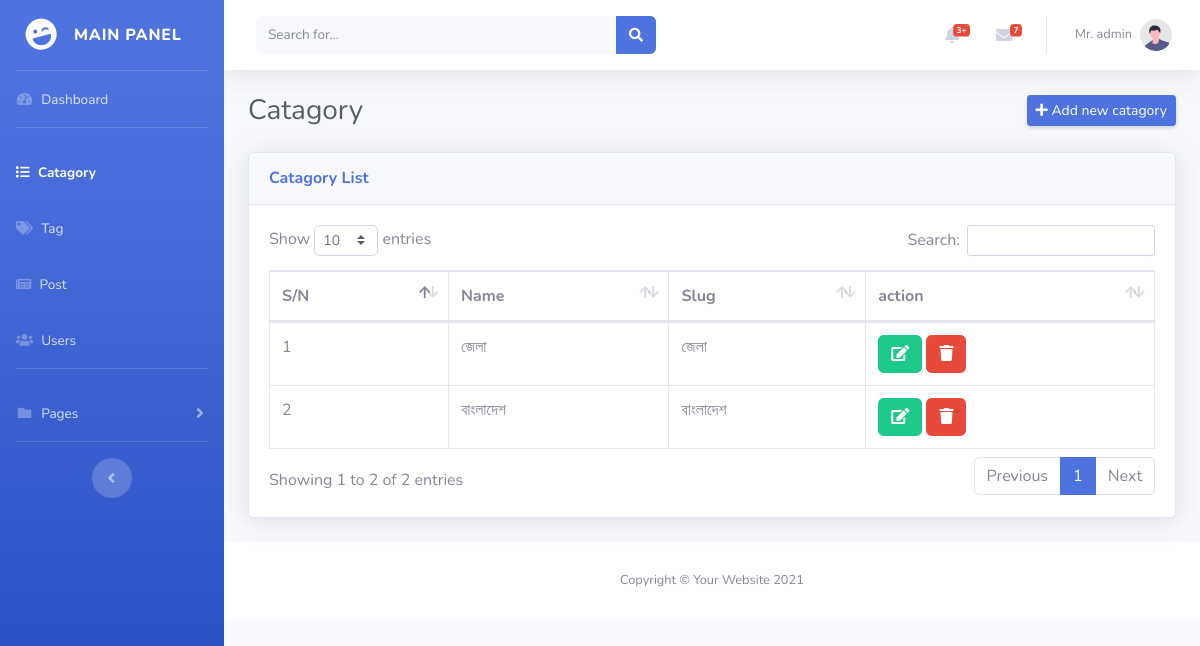
Before: /admin/catagory.php (signed in) with the older database file.
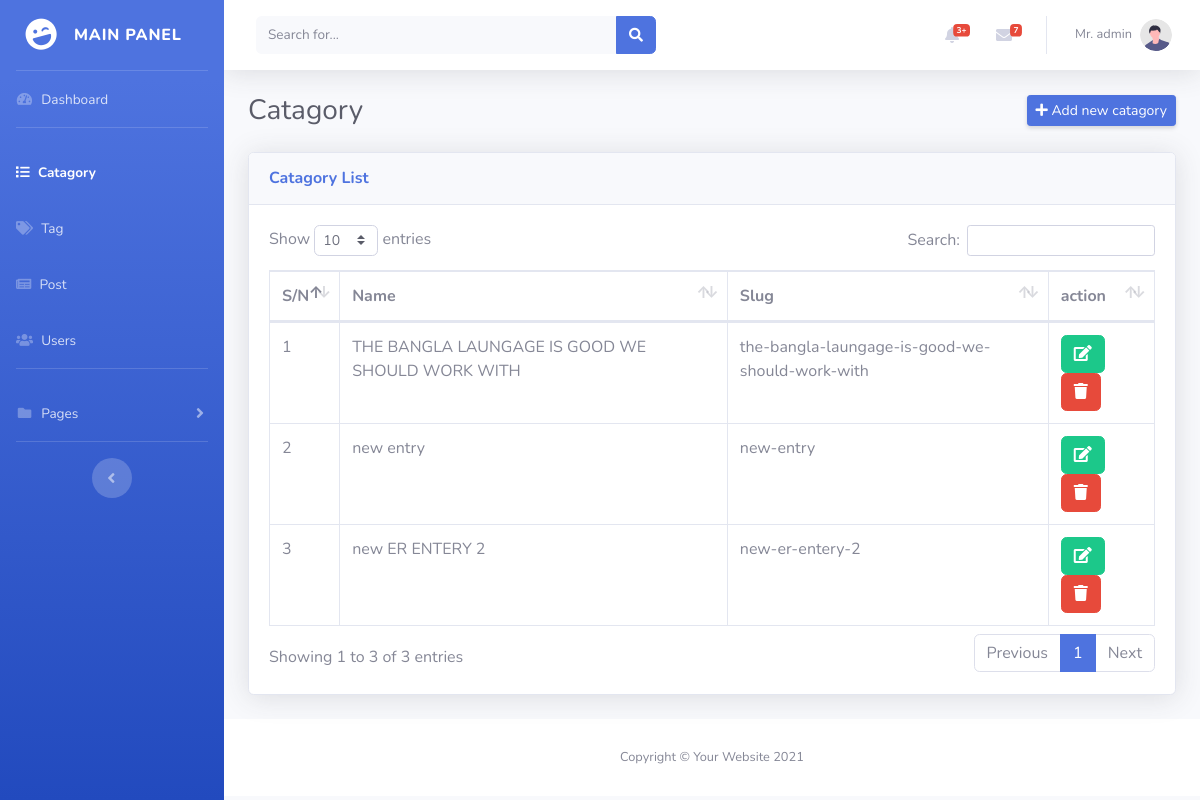
After: the same page with the newer database file.
### tables this page shows
CREATE TABLE `catagory` (
  `id` bigint NOT NULL,
  `name` varchar(255) NOT NULL,
  `slug` varchar(255) NOT NULL
);

### admin/catagory.php (the view, shortened to what this page needs)
<?php
$title = 'catagory';
include "layout/head.php";
?>
<div id="wrapper">
    <?php include "layout/sidebard.php"; ?>
    <div id="content-wrapper" class="d-flex flex-column">
        <div id="content">
            <?php include "layout/topbar.php"; ?>
            <div class="container-fluid">
                <div class="d-sm-flex align-items-center justify-content-between mb-4">
                    <h1 class="h3 mb-0 text-gray-800">Catagory</h1>
                    <a href="catagoryCreate.php" class="d-none d-sm-inline-block btn btn-sm btn-primary shadow-sm"><i class="fas fa-plus fa-md text-white"></i> Add new catagory</a>
                </div>
                <div class="card shadow mb-4">
                    <div class="card-header py-3">
                        <h6 class="m-0 font-weight-bold text-primary">Catagory List</h6>
                    </div>
                    <div class="card-body">
                        <div class="table-responsive">
                            <table class="table table-bordered" id="dataTable" width="100%" cellspacing="0">
                                <thead>
                                    <tr>
                                        <th>S/N</th>
                                        <th>Name</th>
                                        <th>Slug</th>
                                        <th>action</th>
                                    </tr>
                                </thead>
                                <tbody>
                                    <?php
                                    $sql = "SELECT * FROM catagory";
                                    $statement = $conn->query($sql);
                                    $catagories = $statement->fetchAll(PDO::FETCH_OBJ);
                                    if ($catagories) {
                                        foreach ($catagories as $key => $catagory) { ?>
                                            <tr>
                                                <td> <?php echo $key + 1; ?> </td>
                                                <td> <?php echo $catagory->name; ?> </td>
                                                <td> <?php echo $catagory->slug; ?> </td>
                                                <td>
                                                    <a href="catagoryEdit.php?id=<?php echo $catagory->id; ?>" class="btn btn-success">
                                                        <i class="fas fa-edit"></i>
                                                    </a>
                                                    <a href="catagoryDelete.php?id=<?php echo $catagory->id; ?>" onclick="return confirm('Are you sure to Delele?')" class="btn btn-danger">
                                                        <i class="fas fa-trash"></i>
                                                    </a>
                                                </td>
                                            </tr>
                                    <?php
                                        }
                                    }
                                    ?>
                                </tbody>
                            </table>
                        </div>
                    </div>
                </div>
            </div>
            <?php
            include "layout/footer.php";
            ?>

### admin/layout/head.php (shortened to what this page needs)
<!DOCTYPE html>
<html lang="en">
<head>
    <link href="vendor/fontawesome-free/css/all.min.css" rel="stylesheet" type="text/css">
    <link href="vendor/dropify/dist/css/dropify.min.css" rel="stylesheet">
    <link rel="stylesheet" href="vendor/summernote-0.8.18-dist/summernote.min.css">
    <link href="css/select/select2.min.css" rel="stylesheet">
    <link href="css/sb-admin-2.css" rel="stylesheet">
    <link href="vendor/datatables/dataTables.bootstrap4.min.css" rel="stylesheet">
</head>
<body id="page-top">

### admin/layout/sidebard.php (shortened to what this page needs)
<ul class="navbar-nav bg-gradient-primary sidebar sidebar-dark accordion" id="accordionSidebar">
    <a class="sidebar-brand d-flex align-items-center justify-content-center" href="dashboard.php">
        <div class="sidebar-brand-icon rotate-n-15">
            <i class="fas fa-laugh-wink"></i>
        </div>
        <div class="sidebar-brand-text mx-3">Main Panel</div>
    </a>
    <hr class="sidebar-divider my-0">
    <li class="nav-item <?php echo isset($title) && $title =='dashboard'?'active' : ''?>">
        <a class="nav-link" href="dashboard.php">
            <i class="fas fa-fw fa-tachometer-alt"></i>
            <span>Dashboard</span></a>
    </li>
    <hr class="sidebar-divider d-none d-md-block">
    <li class="nav-item <?php echo isset($title) && $title =='catagory'?'active' : ''?>">
        <a class="nav-link" href="catagory.php">
        <i class="fas fa-list"></i>
            <span>Catagory</span></a>
    </li>
    <li class="nav-item <?php echo isset($title) && $title =='tag'?'active' : ''?>">
        <a class="nav-link" href="tag.php">
        <i class="fas fa-tags"></i>
            <span>Tag</span></a>
    </li>
    <li class="nav-item <?php echo isset($title) && $title =='post'?'active' : ''?>">
        <a class="nav-link" href="post.php">
            <i class="fas fa-newspaper"></i>
            <span>Post</span></a>
    </li>
    <li class="nav-item <?php echo isset($title) && $title =='user'?'active' : ''?> ">
        <a class="nav-link" href="user_details.php">
        <i class="fas fa-users"></i>
            <span>Users</span></a>
    </li>
    <hr class="sidebar-divider d-none d-md-block">
    <li class="nav-item">
        <a class="nav-link collapsed" href="#" data-toggle="collapse" data-target="#collapsePages"
            aria-expanded="true" aria-controls="collapsePages">
            <i class="fas fa-fw fa-folder"></i>
            <span>Pages</span>
        </a>
    </li>
    <hr class="sidebar-divider d-none d-md-block">
    <div class="text-center d-none d-md-inline">
        <button class="rounded-circle border-0" id="sidebarToggle"></button>
    </div>
</ul>

### admin/layout/topbar.php (shortened to what this page needs)
<nav class="navbar navbar-expand navbar-light bg-white topbar mb-4 static-top shadow">
    <form class="d-none d-sm-inline-block form-inline mr-auto ml-md-3 my-2 my-md-0 mw-100 navbar-search">
        <div class="input-group">
            <input type="text" class="form-control bg-light border-0 small" placeholder="Search for..." aria-label="Search" aria-describedby="basic-addon2">
            <div class="input-group-append">
                <button class="btn btn-primary" type="button">
                    <i class="fas fa-search fa-sm"></i>
                </button>
            </div>
        </div>
    </form>
    <ul class="navbar-nav ml-auto">
        <li class="nav-item dropdown no-arrow mx-1">
            <a class="nav-link dropdown-toggle" href="#" id="alertsDropdown" role="button" data-toggle="dropdown" aria-haspopup="true" aria-expanded="false">
                <i class="fas fa-bell fa-fw"></i>
                <span class="badge badge-danger badge-counter">3+</span>
            </a>
        </li>
        <li class="nav-item dropdown no-arrow mx-1">
            <a class="nav-link dropdown-toggle" href="#" id="messagesDropdown" role="button" data-toggle="dropdown" aria-haspopup="true" aria-expanded="false">
                <i class="fas fa-envelope fa-fw"></i>
                <span class="badge badge-danger badge-counter">7</span>
            </a>
        </li>
        <li class="nav-item dropdown no-arrow">
            <a class="nav-link dropdown-toggle" href="#" id="userDropdown" role="button" data-toggle="dropdown" aria-haspopup="true" aria-expanded="false">
                <span class="mr-2 d-none d-lg-inline text-gray-600 small"><?php echo $_SESSION['name'];?></span>
                <img class="img-profile rounded-circle" src="img/undraw_profile.svg">
            </a>
        </li>
    </ul>
</nav>

### admin/layout/footer.php (shortened to what this page needs)
    <footer class="sticky-footer bg-white">
        <div class="container my-auto">
            <div class="copyright text-center my-auto">
                <span>Copyright &copy; Your Website 2021</span>
            </div>
        </div>
    </footer>
    </div>
    </div>
</body>
</html>

Changed rows visible on the page:
removed catagory: name "জেলা", slug "জেলা"
removed catagory: name "বাংলাদেশ", slug "বাংলাদেশ"
added catagory: name "THE BANGLA LAUNGAGE IS GOOD WE SHOULD WORK WITH", slug "the-bangla-laungage-is-good-we-should-work-with"
added catagory: name "new entry", slug "new-entry"
added catagory: name "new ER ENTERY 2", slug "new-er-entery-2"
Other visible differences:
text written by a page script: "Show entries Search: Showing 1 to 2 of 2 entries Previous 1 Next" → "Show entries Search: Showing 1 to 3 of 3 entries Previous 1 Next"
